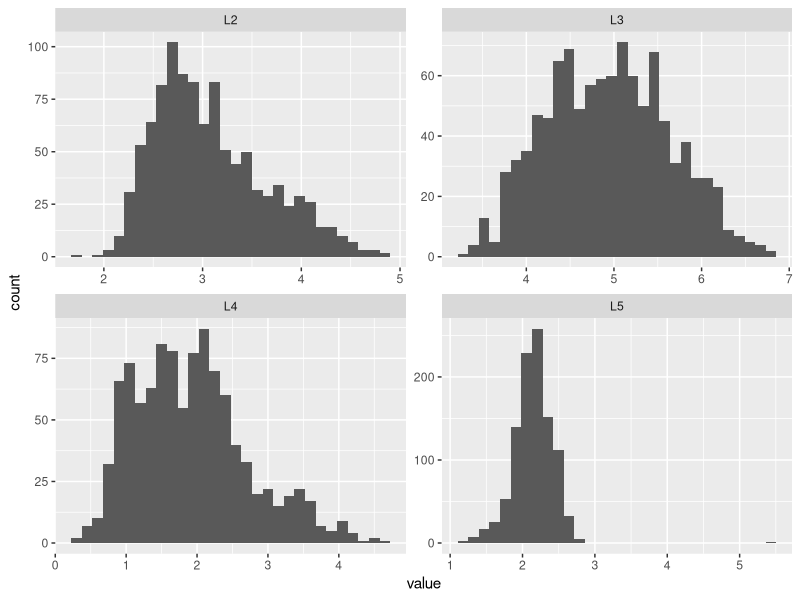

The R script that drew this image:
library("tidyverse")

#setwd("~/Data")

GeneticBackground_Interactions <- read_csv("GeneticBackgroundVeinMutantInteractionsFinal.csv")
#112 parsing failures - Due to expected vs actual 
#When I use read.csv it is adding rows(ask about this)

# JD: How many rows do you think you should have?
# The .csv has most rows matching the header, but many rows with 
# hundreds or thousands of copies of row information inside.
# We can work on this programatically, but better if you can go upstream and get a clean .csv

#str(GeneticBackground_Interactions)
#head(GeneticBackground_Interactions)
#tail(GeneticBackground_Interactions)

#need to change to factors
columns_to_factors <- c(1:3,6:7)
GeneticBackground_Interactions[,columns_to_factors] <- lapply(GeneticBackground_Interactions[,columns_to_factors], as.factor)

# JD: This would be great code if you had dozens (although even though I might use names instead of numbers
# With just a few, I would prefer to do this with tidy verbs:
# mutate(background=as.factor(background)), etc.
# Always best to avoid numbers as they are not readable, and somebody may change the input file format

#make list of what occurs with what and how many times (Checks for replicates)
print(GeneticBackground_Interactions
      %>% group_by(background, individual,rep,gene1, gene2, L2, L3, L4, L5,WL, sex)
      %>% summarize(count = n())
      %>% filter(count>1)
)
#looks like no replicates
## JD: You're looking at the wrong scale. You should group only by the 
## key variables. 

#make a histogram with wing length and vein measurements
#Check to see abnormalities

GeneticBackground_Interactions %>%
  keep(is.numeric) %>% 
  gather() %>% 
  ggplot(aes(value)) +
  facet_wrap(~ key, scales = "free") +
  geom_histogram()

#looks reasonable
# JD: Looks like there's a value of L5 that you should be worried about, no?

## JD: save and load make .RData files, not .csv
#save(GeneticBackground_Interactions, file = "GeneticBackground_Interactions.csv")
#save script
#For future...
#load("GeneticBackground_Interactions.csv")
#source("DH_exercise2_Jan18.R")

## JD: score 2. (1=poor, 2=fine, 3=excellent)

